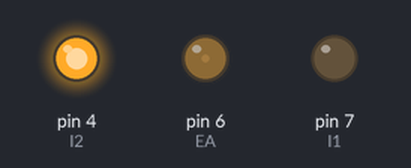
Bench run of a sketch on a simulated Arduino Uno, built with avr-gcc and run on an emulated ATmega328P. On the bench: output pins drawn as LEDs (lit = HIGH).

Above: at 0.05 s.
At 2.45 s:
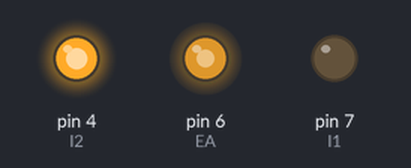
At 3.9 s:
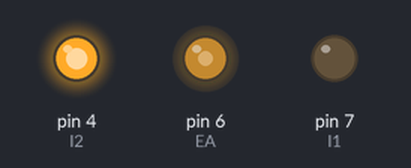
At 7.8 s:
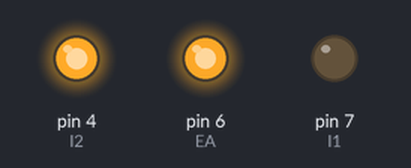
Timing chart, 0 to 9.0 s (numbered marks = the images above):
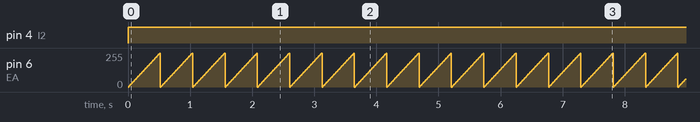

Measured:
- by itself, pin 4 (I2): LOW → HIGH at 0.00 s
- by itself, pin 6 (EA): ramps from 0/255 to 255/255 and jumps back, once every 0.52 s

The sketch:

PWM-motor-control.ino
```cpp
// (licence header left out)
int EA = 6; // Wheel PWM pin (must be a PWM pin)
int I1 = 7; // Wheel direction digital pin 1
int I2 = 4; // Wheel direction digital pin 2

void setup()
{
    // Configure digital pins for output
    pinMode(EA, OUTPUT);
    pinMode(I1, OUTPUT);
    pinMode(I2, OUTPUT);
}

void loop()
{
    int u; // A variable for the motor PWM command [0-255]

    // Play with this code to write open loop commands to a wheel motor
    for (u = 0; u <= 255; u += 5)
    {
        // Select a direction
        digitalWrite(I1, LOW);
        digitalWrite(I2, HIGH);

        // PWM command to the motor driver
        analogWrite(EA, u);

        // Brief delay (perhaps not necessary)
        delay(10);
    }
}
```
